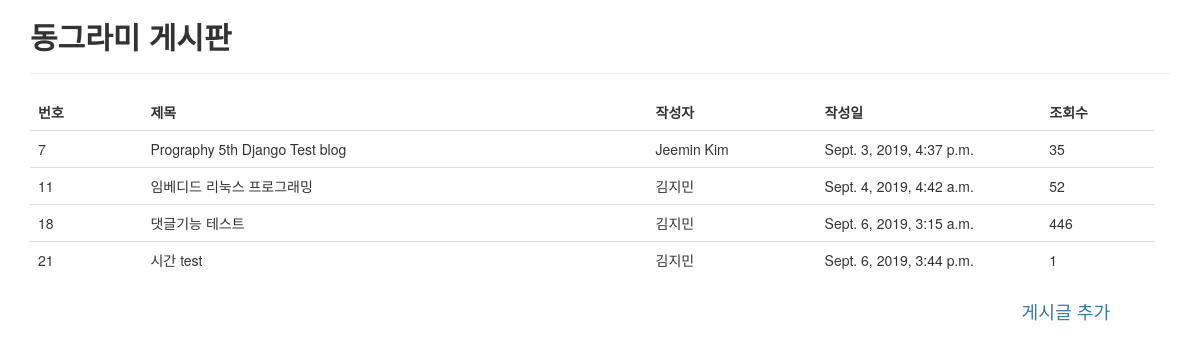
The app's page /, older data.
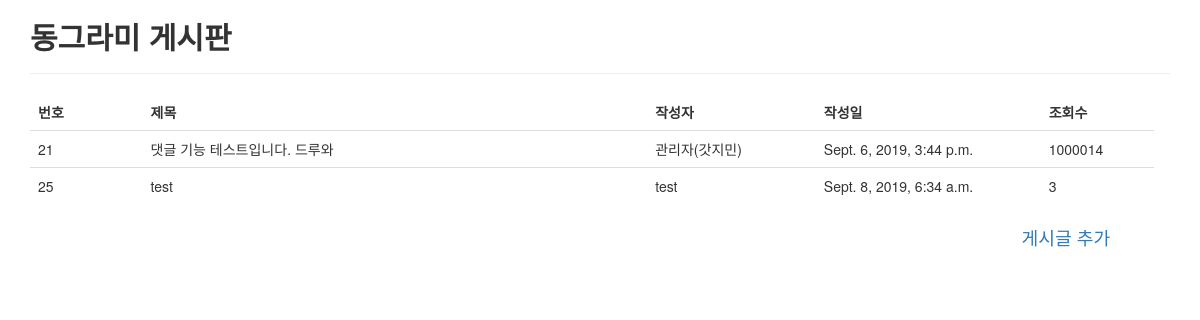
The same page, newer data.
### myapp/models.py (models this page shows, shortened)
class Board_DB(models.Model):
    title = models.CharField(max_length=400)
    tag = models.CharField(max_length=50)
    writer = models.CharField(max_length=120, null=True, default='')
    contents = models.TextField(null=True, default='')
    date = models.DateTimeField(auto_now_add=True)
    hits = models.PositiveIntegerField(default=0)
    pwd = models.CharField(max_length=15, null=True, default='')

### myapp/views.py (the view)
# urls.py: path(r'', views.post_list, name='post_list'),
def post_list(request):
    posts = Board_DB.objects.all()
    data = {}
    data['object_list'] = posts
    return render(request, 'myapp/post_list.html', data)

### myapp/templates/myapp/post_list.html (shortened to what this page needs)
<!DOCTYPE html>
<html lang="en">
<head>
    <link rel="stylesheet" href="http://maxcdn.bootstrapcdn.com/bootstrap/3.3.6/css/bootstrap.min.css">
</head>
<body>
    <div class="container">
        <h2><B>동그라미 게시판</B></h2>
        <hr>
        <table class="table">
            <thead>
                <tr style="align-items: center">
                    <td style="width:10%"><B>번호</B></td>
                    <td style="width:45%"><B>제목</B></td>
                    <td style="width:15%"><B>작성자</B></td>
                    <td style="width:20%"><B>작성일</B></td>
                    <td style="width:10%"><B>조회수</B></td>
                    <td></td>
                </tr>
            </thead>
            <tbody>
                {% if object_list %}
                {% for post in object_list %}
                <tr class='tbody_tr' id='tbody_tr_{{post.id}}'>
                    <td>{{post.id}}</td>
                    <td id ='tbody_tr_title'
                    onClick = "location.href='{% url 'post_detail' post.id %}'">{{post.title}}</td>
                    <td>{{post.writer}}</td>
                    <td>{{post.date}}</td>
                    <td>{{post.hits}}</td>
                </tr>
                {% endfor %}
                {%else %}
                <p>No posts </p>
                {% endif %}
        </table>
        <tbody>
            <p style="text-align: right;font-size:130%;"><a href="{% url "post_add" %}">게시글 추가</a>
            </p>
</body>
</html>

Row changes from the older to the newer data that the page shows:
removed Board_DB: id "7", title "Prography 5th Django Test blog", writer "Jeemin Kim", date "Sept. 3, 2019, 4:37 p.m.", hits "35"
removed Board_DB: id "11", title "임베디드 리눅스 프로그래밍", writer "김지민", date "Sept. 4, 2019, 4:42 a.m.", hits "52"
removed Board_DB: id "18", title "댓글기능 테스트", writer "김지민", date "Sept. 6, 2019, 3:15 a.m.", hits "446"
changed Board_DB id 21: title "시간 test" → "댓글 기능 테스트입니다. 드루와"; writer "김지민" → "관리자(갓지민)"; hits "1" → "1000014"
added Board_DB: id "25", title "test", writer "test", date "Sept. 8, 2019, 6:34 a.m.", hits "3"
